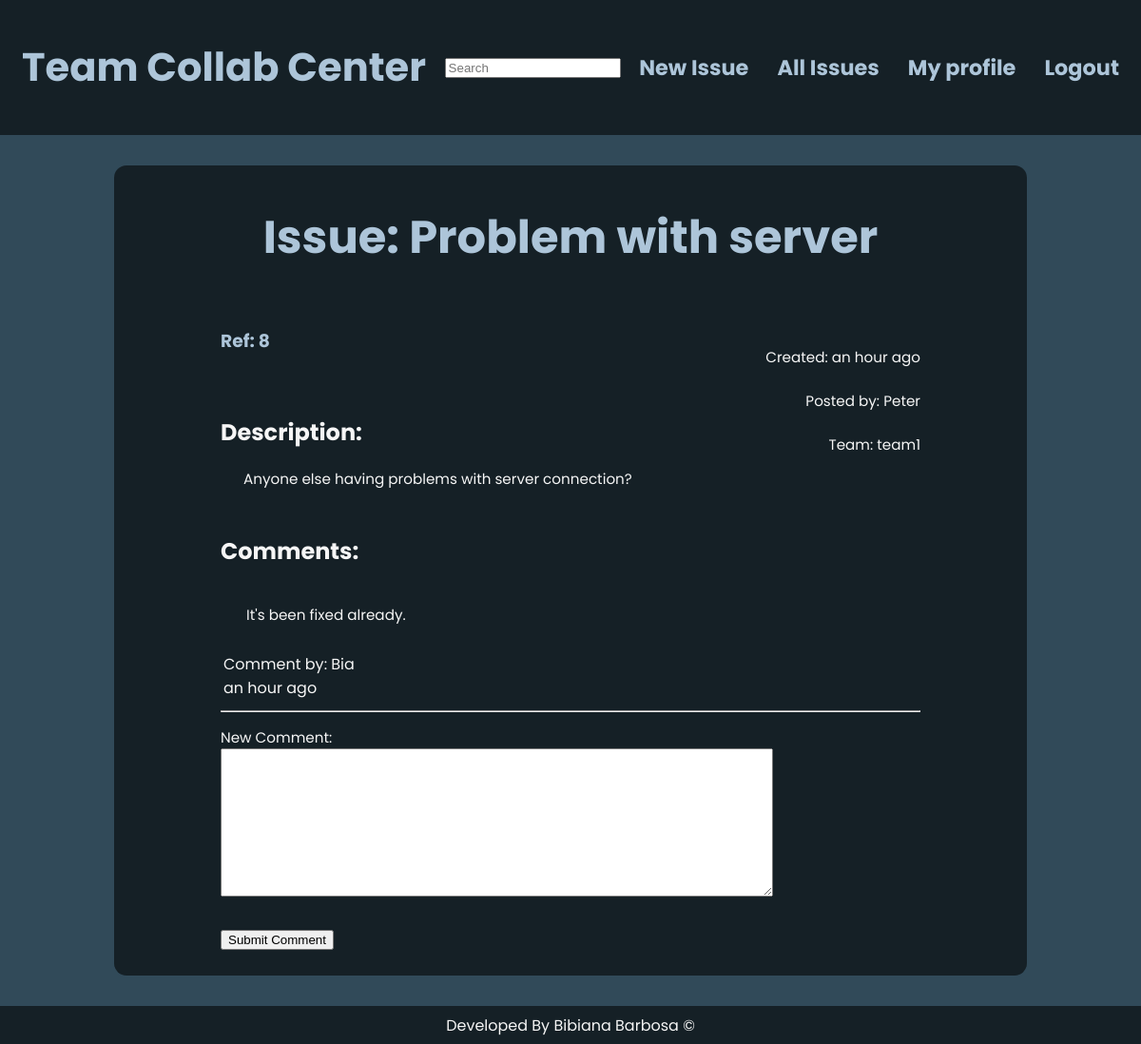
The page /post/8 (signed in) on the database its author committed.
### app/models.py (models this page shows, shortened)
class SearchableMixin(object):
    @classmethod
    def before_commit(cls, session):
        session._changes = {
            'add': list(session.new),
            'update': list(session.dirty),
            'delete': list(session.deleted)
        }
    @classmethod
    def after_commit(cls, session):
        for obj in session._changes['add']:
            if isinstance(obj, SearchableMixin):
                add_to_index(obj.__tablename__, obj)
        for obj in session._changes['update']:
            if isinstance(obj, SearchableMixin):
                add_to_index(obj.__tablename__, obj)
        for obj in session._changes['delete']:
            if isinstance(obj, SearchableMixin):
                remove_from_index(obj.__tablename__, obj)
        session._changes = None

class Post(SearchableMixin, db.Model):
    __searchable__ = ['title', 'description', 'id']
    __tablename__='posts'
    id = db.Column(db.Integer, primary_key=True)
    title = db.Column(db.String(64))
    description = db.Column(db.String(1000))
    timestamp = db.Column(db.DateTime, index=True, default=datetime.utcnow)
    user_id = db.Column(db.Integer, db.ForeignKey('users.id'))
    team_id = db.Column(db.Integer, db.ForeignKey('teams.id'))
    comments = db.relationship('Comment', backref='comment_ticket', lazy='dynamic')

class User(UserMixin, db.Model):
    __tablename__='users'
    id = db.Column(db.Integer, primary_key=True)
    username = db.Column(db.String(64), index=True, unique=True)
    email = db.Column(db.String(120), index=True, unique=True)
    password_hash = db.Column(db.String(128))
    posts = db.relationship('Post', backref='author', lazy='dynamic')
    position_id = db.Column(db.Integer, db.ForeignKey('position.id'))
    about_me = db.Column(db.String(240))
    last_seen = db.Column(db.DateTime, default=datetime.utcnow)
    team_id = db.Column(db.Integer, db.ForeignKey('teams.id'))
    comments = db.relationship('Comment', backref='comment_author', lazy='dynamic')

class Team(db.Model):
    __tablename__='teams'
    id = db.Column(db.Integer, primary_key=True)
    name = db.Column(db.String(64), unique=True)
    members = db.relationship('User', backref='team_members')
    team_posts = db.relationship('Post', backref='team_posts')

class Comment(db.Model):
    __tablename__ = 'comments'
    id = db.Column(db.Integer, primary_key=True)
    body = db.Column(db.String(1000))
    timestamp = db.Column(db.DateTime, index=True, default=datetime.utcnow)
    author_id = db.Column(db.Integer, db.ForeignKey('users.id'))
    post_id = db.Column(db.Integer, db.ForeignKey('posts.id'))

### app/routes.py (the view, shortened to what this page needs)
@app.route('/post/<id>', methods=['GET', 'POST'])
@login_required
def post_view(id):
    form = CommentForm()
    comments = Comment.query.filter_by(post_id=id).order_by(Comment.timestamp.desc()).all()
    post = Post.query.filter_by(id=id).first_or_404()
    return render_template('post.html', post=post, title='post',
                            form=form, comments=comments)

### app/forms.py
class SearchForm(FlaskForm):
    q = StringField(('Search'), validators=[DataRequired()])
    def __init__(self, *args, **kwargs):
        if 'formdata' not in kwargs:
            kwargs['formdata'] = request.args
        if 'csrf_enabled' not in kwargs:
            kwargs['csrf_enabled'] = False
        super(SearchForm, self).__init__(*args, **kwargs)

class CommentForm(FlaskForm):
    body = TextAreaField('New Comment:', validators=[DataRequired(), Length(min=1, max=1000)])
    submit2 = SubmitField('Submit Comment')

### app/models.py (called while the page is built)
@login.user_loader
def load_user(id):
    return User.query.get(int(id))

### app/routes.py (called while the page is built)
@app.before_request
def before_request():
    if current_user.is_authenticated:
        current_user.last_seen = datetime.utcnow()
        db.session.commit()
        g.search_form = SearchForm()

### app/templates/post.html (shortened to what this page needs)
{% extends "base.html" %}
{% block content %}
<div class="post-wrapper">
        <h2 class="post-name">Issue: {{ post.title }}</h2>
        <div class="section-top">
            <div class="section-top-1">
                <h3>Ref: {{ post.id }}</h3>
                <br>
                <h2 class="description">Description:</h2>
                <p class="post-description">{{ post.description }}</p>
            </div>
            <div class="section-top-2">
                <p class="meta-data">
                    <br>Created: {{ moment(post.timestamp).fromNow() }}
                    <br>
                    <br>Posted by: {{ post.author.username }}
                    <br>
                    <br>Team: {{ post.team_posts.name }}
                </p>
            </div>
        </div>
    <div class="post-comments">
        <h2>Comments: </h2>
        {% for comment in comments %}
            <table>
                <tr valign="top">
                    <td>
                        <p class="comment-content">{{ comment.body }}</p>
                        Comment by: {{ comment.comment_author.username }} <br>
                        {{ moment(comment.timestamp).fromNow() }}
                    </td>
                </tr>
            </table>
            <hr>
        {% endfor %}
        <form action="" method="post">
            <p>
                {{ form.body.label }}<br>
                {{ form.body(cols=70, rows=10) }}<br>
            </p>
            <p>{{ form.submit2() }}</p>
        </form>
    </div>
</div>
{% endblock %}

### app/static/styles/base/style.css (style rules this page uses)
.post-wrapper { padding: 0 7rem; width: 80%; display: -webkit-box; display: -ms-flexbox; display: flex; margin: 2rem auto 2rem auto; -webkit-box-orient: vertical; -webkit-box-direction: normal; -ms-flex-direction: column; flex-direction: column; -ms-flex-line-pack: center; align-content: center; background-color: #152026; border-radius: 13px; }
.post-wrapper h3 { color: #ADC5D9; }
.post-name { color: #ADC5D9; text-align: center; font-size: 3rem; }
.section-top { display: -webkit-box; display: -ms-flexbox; display: flex; -webkit-box-orient: horizontal; -webkit-box-direction: normal; -ms-flex-direction: row; flex-direction: row; -webkit-box-pack: justify; -ms-flex-pack: justify; justify-content: space-between; }
.meta-data { text-align: right; }
.post-description { padding-left: 1.5rem; }
.comment-content { padding-left: 1.5rem; }
* { -webkit-box-sizing: border-box; box-sizing: border-box; }
body { font-family: 'Poppins', sans-serif; color: #F6F6F6; margin: 0; background-color: #314A59; }
p { font-size: .95em; margin-bottom: 1.8em; }

### rows shown on the page
Post: title "Problem with server", id "8", description "Anyone else having problems with server connection?", timestamp "an hour ago"
User: author.username "Peter"
Team: team_posts.name "team1"
Comment: body "It's been fixed already.", comment_author.username "Bia", timestamp "an hour ago"
